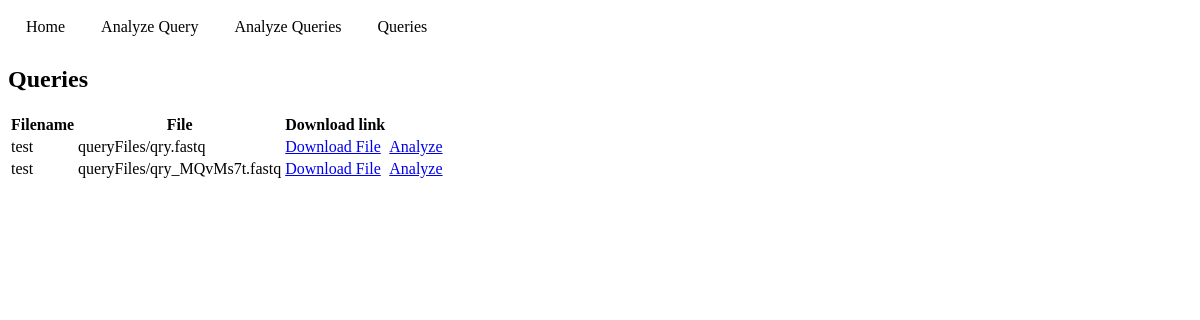
The app's page /query/query_list/, older data.
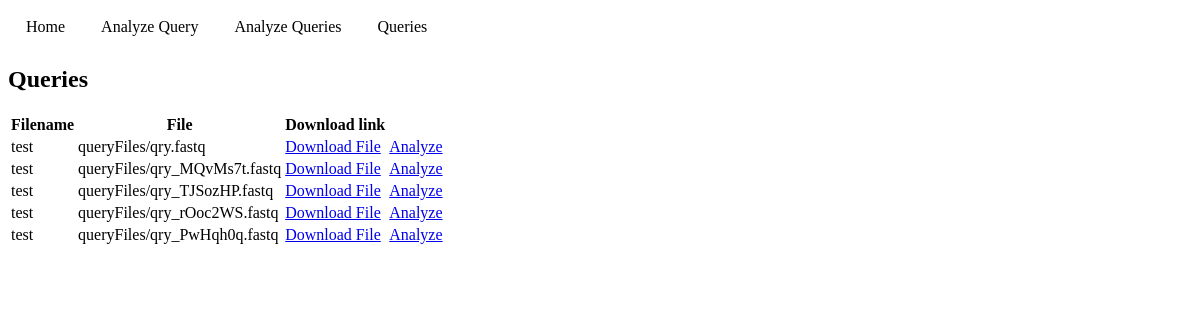
The same page, newer data.
### queries/models.py (models this page shows, shortened)
class Query(models.Model):
    fileName = models.CharField(max_length=100, default='query')
    queryFile = models.FileField(upload_to='queryFiles/', null=True, blank=True)
    query_collection = models.ForeignKey(Queries, on_delete=models.CASCADE, null=True)

### queries/views.py (the view)
# urls.py: path('query_list/', views.query_list, name='query_list'),
def query_list(request):
    queries = Query.objects.all()
    context = {
        'queries': queries,
        'empty': len(queries) == 0
    }
    return render(request, 'queries/query_list.html', context)

### queries/templates/queries/query_list.html
{% extends 'base.html' %}
{% block content %}
    {% if empty %}
        <h2>There are no queries.</h2>
    {% else %}
        <h2>Queries</h2>
        <table class="table">
            <thead>
            <tr>
                <th>Filename</th>
                <th>File</th>
                <th>Download link</th>
            </tr>
            </thead>
            <tbody>
                {% for query in queries %}
                <tr>
                    <td> {{ query.fileName }}</td>
                    <td> {{ query.queryFile }}</td>
                    <td>
                        <a href="{{ query.queryFile.url }}" target="_blank">
                            Download File
                        </a>
                    </td>
                    <td>
                        <a href="{% url 'queries:analyze' query_id=query.id %}" target="_blank">
                            Analyze
                        </a>
                    </td>
                </tr>
                {% endfor %}
            </tbody>
        </table>
    {% endif %}
{% endblock %}

Row changes from the older to the newer data that the page shows:
added Query: fileName "test", queryFile "queryFiles/qry_TJSozHP.fastq"
added Query: fileName "test", queryFile "queryFiles/qry_rOoc2WS.fastq"
added Query: fileName "test", queryFile "queryFiles/qry_PwHqh0q.fastq"
